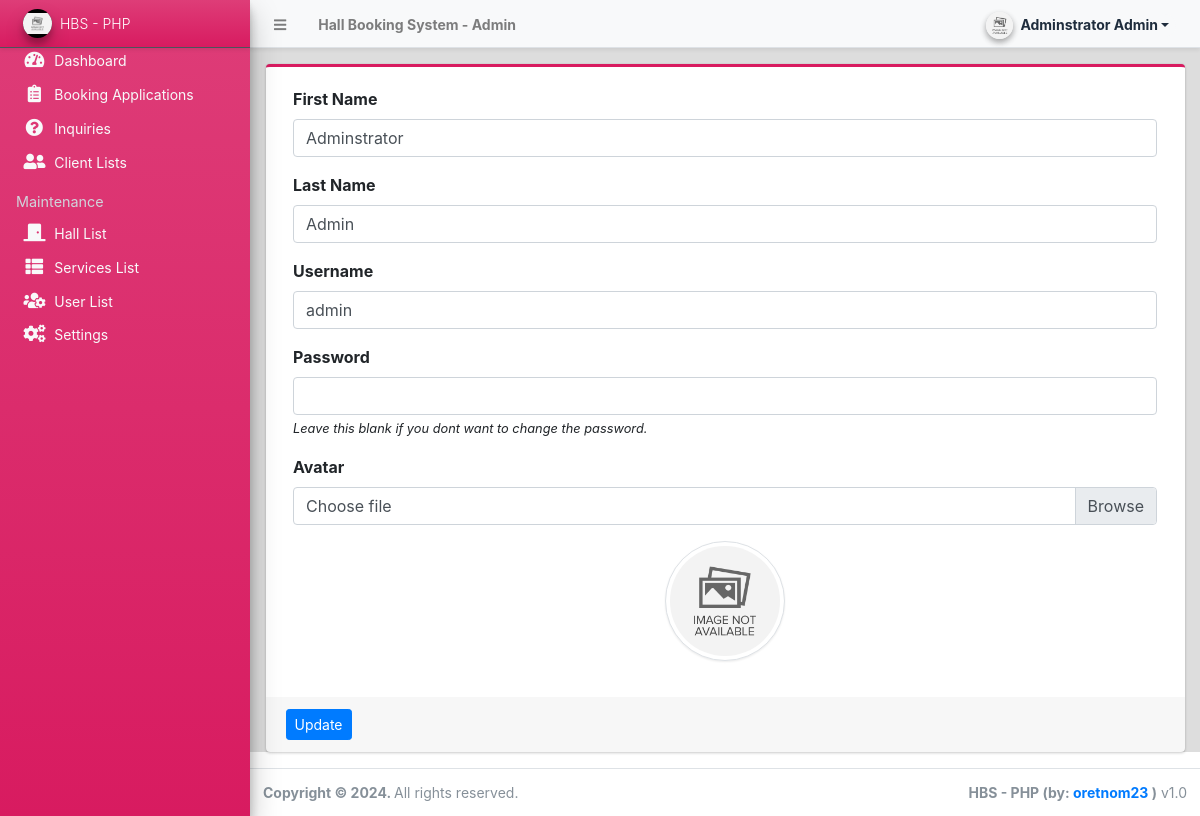
The app's page /admin/?page=user (signed in) with its own data.
### tables this page shows
CREATE TABLE `users` (
  `id` int(50) NOT NULL,
  `firstname` varchar(250) NOT NULL,
  `middlename` text DEFAULT NULL,
  `lastname` varchar(250) NOT NULL,
  `username` text NOT NULL,
  `password` text NOT NULL,
  `avatar` text DEFAULT NULL,
  `last_login` datetime DEFAULT NULL,
  `type` tinyint(1) NOT NULL DEFAULT 0,
  `status` int(1) NOT NULL DEFAULT 1 COMMENT '0=not verified, 1 = verified',
  `date_added` datetime NOT NULL DEFAULT current_timestamp(),
  `date_updated` datetime DEFAULT NULL ON UPDATE current_timestamp()
);

### config.php (called while the page is built, shortened)
<?php
require_once('classes/DBConnection.php');
require_once('classes/SystemSettings.php');
function validate_image($file){
	if(!empty($file)){
        $ex = explode('?',$file);
        $file = $ex[0];
        $param =  isset($ex[1]) ? '?'.$ex[1]  : '';
		if(is_file(base_app.$file)){
			return base_url.$file.$param;
		}else{
			return base_url.'dist/img/no-image-available.png';
		}
	}else{
		return base_url.'dist/img/no-image-available.png';
	}
}
function isMobileDevice(){
    $aMobileUA = array(
        '/iphone/i' => 'iPhone',
        '/ipod/i' => 'iPod',
        '/ipad/i' => 'iPad',
        '/android/i' => 'Android',
        '/blackberry/i' => 'BlackBerry',
        '/webos/i' => 'Mobile'
    );
    return false;
}
?>

### classes/DBConnection.php (called while the page is built, shortened)
<?php
class DBConnection{
    private $host = DB_SERVER;
    private $username = DB_USERNAME;
    private $password = DB_PASSWORD;
    private $database = DB_NAME;
    public $conn;
    public function __construct(){
        if (!isset($this->conn)) {
            $this->conn = new mysqli($this->host, $this->username, $this->password, $this->database);
        }
    }
}
?>

### classes/SystemSettings.php (called while the page is built, shortened)
<?php
class SystemSettings extends DBConnection{
	function userdata($field = ''){
		if(!empty($field)){
			if(isset($_SESSION['userdata'][$field]))
				return $_SESSION['userdata'][$field];
			else
				return null;
		}else{
			return false;
		}
	}
	function info($field=''){
		if(!empty($field)){
			if(isset($_SESSION['system_info'][$field]))
				return $_SESSION['system_info'][$field];
			else
				return false;
		}else{
			return false;
		}
	}
}
$_settings = new SystemSettings();
?>

### admin/user/index.php (the view, shortened to what this page needs)
<?php
$user = $conn->query("SELECT * FROM users where id ='".$_settings->userdata('id')."'");
foreach($user->fetch_array() as $k =>$v){
	$meta[$k] = $v;
}
?>
<div class="card card-outline card-maroon">
	<div class="card-body">
		<div class="container-fluid">
			<form action="" id="manage-user">
				<div class="form-group">
					<label for="name">First Name</label>
					<input type="text" name="firstname" id="firstname" class="form-control" value="<?php echo isset($meta['firstname']) ? $meta['firstname']: '' ?>" required>
				</div>
				<div class="form-group">
					<label for="name">Last Name</label>
					<input type="text" name="lastname" id="lastname" class="form-control" value="<?php echo isset($meta['lastname']) ? $meta['lastname']: '' ?>" required>
				</div>
				<div class="form-group">
					<label for="username">Username</label>
					<input type="text" name="username" id="username" class="form-control" value="<?php echo isset($meta['username']) ? $meta['username']: '' ?>" required  autocomplete="off">
				</div>
				<div class="form-group">
					<label for="password">Password</label>
					<input type="password" name="password" id="password" class="form-control" value="" autocomplete="off">
					<small><i>Leave this blank if you dont want to change the password.</i></small>
				</div>
				<div class="form-group">
					<label for="" class="control-label">Avatar</label>
					<div class="custom-file">
		              <label class="custom-file-label" for="customFile">Choose file</label>
		            </div>
				</div>
				<div class="form-group d-flex justify-content-center">
					<img src="<?php echo validate_image(isset($meta['avatar']) ? $meta['avatar'] :'') ?>" alt="" id="cimg" class="img-fluid img-thumbnail">
				</div>
			</form>
		</div>
	</div>
	<div class="card-footer">
			<div class="col-md-12">
				<div class="row">
					<button class="btn btn-sm btn-primary" form="manage-user">Update</button>
				</div>
			</div>
		</div>
</div>

### admin/index.php (shortened to what this page needs)
<?php require_once('../config.php'); ?>
 <!DOCTYPE html>
<html lang="en" class="" style="height: auto;">
<?php require_once('inc/header.php') ?>
  <body class="sidebar-mini layout-fixed control-sidebar-slide-open layout-navbar-fixed sidebar-mini-md sidebar-mini-xs" data-new-gr-c-s-check-loaded="14.991.0" data-gr-ext-installed="" style="height: auto;">
    <div class="wrapper">
     <?php require_once('inc/topBarNav.php') ?>
     <?php require_once('inc/navigation.php') ?>
     <?php $page = isset($_GET['page']) ? $_GET['page'] : 'home';  ?>
      <div class="content-wrapper pt-3" style="min-height: 567.854px;">
        <section class="content">
          <div class="container-fluid">
            <?php
              if(!file_exists($page.".php") && !is_dir($page)){
                  include '404.html';
              }else{
                if(is_dir($page))
                  include $page.'/index.php';
                else
                  include $page.'.php';
              }
            ?>
          </div>
        </section>
      </div>
      <?php require_once('inc/footer.php') ?>
  </body>
</html>

### admin/inc/header.php (shortened to what this page needs)
<head>
    <link rel="stylesheet" href="<?php echo base_url ?>plugins/fontawesome-free/css/all.min.css">
    <link rel="stylesheet" href="<?php echo base_url ?>plugins/tempusdominus-bootstrap-4/css/tempusdominus-bootstrap-4.min.css">
  <link rel="stylesheet" href="<?php echo base_url ?>plugins/datatables-bs4/css/dataTables.bootstrap4.min.css">
  <link rel="stylesheet" href="<?php echo base_url ?>plugins/datatables-responsive/css/responsive.bootstrap4.min.css">
  <link rel="stylesheet" href="<?php echo base_url ?>plugins/datatables-buttons/css/buttons.bootstrap4.min.css">
  <link rel="stylesheet" href="<?php echo base_url ?>plugins/select2/css/select2.min.css">
  <link rel="stylesheet" href="<?php echo base_url ?>plugins/select2-bootstrap4-theme/select2-bootstrap4.min.css">
    <link rel="stylesheet" href="<?php echo base_url ?>plugins/icheck-bootstrap/icheck-bootstrap.min.css">
    <link rel="stylesheet" href="<?php echo base_url ?>plugins/jqvmap/jqvmap.min.css">
    <link rel="stylesheet" href="<?php echo base_url ?>plugins/fullcalendar/main.css">
    <link rel="stylesheet" href="<?php echo base_url ?>dist/css/adminlte.css">
    <link rel="stylesheet" href="<?php echo base_url ?>dist/css/custom.css">
    <link rel="stylesheet" href="<?php echo base_url ?>plugins/overlayScrollbars/css/OverlayScrollbars.min.css">
    <link rel="stylesheet" href="<?php echo base_url ?>plugins/daterangepicker/daterangepicker.css">
    <link rel="stylesheet" href="<?php echo base_url ?>plugins/summernote/summernote-bs4.min.css">
  <link rel="stylesheet" href="<?php echo base_url ?>plugins/sweetalert2-theme-bootstrap-4/bootstrap-4.min.css">
  </head>

### admin/inc/topBarNav.php (shortened to what this page needs)
<nav class="main-header navbar navbar-expand navbar-light text-sm shadow-sm">
  <ul class="navbar-nav">
    <li class="nav-item">
    <a class="nav-link" data-widget="pushmenu" href="#" role="button"><i class="fas fa-bars"></i></a>
    </li>
    <li class="nav-item d-none d-sm-inline-block">
      <a href="<?php echo base_url ?>" class="nav-link"><b><?php echo (!isMobileDevice()) ? $_settings->info('name'):$_settings->info('short_name'); ?> - Admin</b></a>
    </li>
  </ul>
  <ul class="navbar-nav ml-auto">
    <li class="nav-item">
      <div class="btn-group nav-link">
            <button type="button" class="btn btn-rounded badge badge-light dropdown-toggle dropdown-icon" data-toggle="dropdown">
              <span><img src="<?php echo validate_image($_settings->userdata('avatar')) ?>" class="img-circle elevation-2 user-img" alt="User Image"></span>
              <span class="ml-3"><?php echo ucwords($_settings->userdata('firstname').' '.$_settings->userdata('lastname')) ?></span>
            </button>
        </div>
    </li>
  </ul>
</nav>

### admin/inc/navigation.php (shortened to what this page needs)
<aside class="main-sidebar sidebar-dark-light elevation-4 sidebar-no-expand bg-gradient-maroon">
  <a href="<?php echo base_url ?>admin" class="brand-link bg-transparent text-sm shadow-sm bg-gradient-maroon">
  <img src="<?php echo validate_image($_settings->info('logo'))?>" alt="Store Logo" class="brand-image img-circle elevation-3 bg-black" style="width: 1.8rem;height: 1.8rem;max-height: unset;object-fit:scale-down;object-position:center center">
  <span class="brand-text font-weight-light"><?php echo $_settings->info('short_name') ?></span>
  </a>
  <div class="sidebar os-host os-theme-light os-host-overflow os-host-overflow-y os-host-resize-disabled os-host-transition os-host-scrollbar-horizontal-hidden">
    <div class="os-content-glue" style="margin: 0px -8px; width: 249px; height: 646px;"></div>
    <div class="os-padding">
      <div class="os-viewport os-viewport-native-scrollbars-invisible" style="overflow-y: scroll;">
        <div class="os-content" style="padding: 0px 8px; height: 100%; width: 100%;">
          <nav class="">
             <ul class="nav nav-pills nav-sidebar flex-column text-sm nav-compact nav-flat nav-child-indent nav-collapse-hide-child text-dark" data-widget="treeview" role="menu" data-accordion="false">
              <li class="nav-item dropdown">
                <a href="./" class="nav-link text-light nav-home">
                  <i class="nav-icon fas fa-tachometer-alt"></i>
                  <p>
                    Dashboard
                  </p>
                </a>
              </li>
              <li class="nav-item">
                <a href="<?php echo base_url ?>admin/?page=bookings" class="nav-link text-light nav-bookings">
                  <i class="nav-icon fas fa-clipboard-list"></i>
                  <p>
                    Booking Applications
                  </p>
                </a>
              </li>
              <li class="nav-item">
                <a href="<?php echo base_url ?>admin/?page=inquiries" class="nav-link text-light nav-inquiries">
                  <i class="nav-icon fas fa-question-circle"></i>
                  <p>
                    Inquiries
                  </p>
                </a>
              </li>
              <li class="nav-item">
                <a href="<?php echo base_url ?>admin/?page=clients" class="nav-link text-light nav-clients">
                  <i class="nav-icon fas fa-user-friends"></i>
                  <p>
                    Client Lists
                  </p>
                </a>
              </li>
              <?php if($_settings->userdata('type') == 1): ?>
              <li class="nav-header">Maintenance</li>
              <li class="nav-item dropdown">
                <a href="<?php echo base_url ?>admin/?page=halls" class="nav-link text-light nav-halls">
                  <i class="nav-icon fas fa-door-closed"></i>
                  <p>
                    Hall List
                  </p>
                </a>
              </li>
              <li class="nav-item dropdown">
                <a href="<?php echo base_url ?>admin/?page=services" class="nav-link text-light nav-packages">
                  <i class="nav-icon fas fa-th-list"></i>
                  <p>
                    Services List
                  </p>
                </a>
              </li>
              <li class="nav-item dropdown">
                <a href="<?php echo base_url ?>admin/?page=user/list" class="nav-link text-light nav-user_list">
                  <i class="nav-icon fas fa-users-cog"></i>
                  <p>
                    User List
                  </p>
                </a>
              </li>
              <li class="nav-item dropdown">
                <a href="<?php echo base_url ?>admin/?page=system_info" class="nav-link text-light nav-system_info">
                  <i class="nav-icon fas fa-cogs"></i>
                  <p>
                    Settings
                  </p>
                </a>
              </li>
              <?php endif; ?>
            </ul>
          </nav>
        </div>
      </div>
    </div>
  </div>
</aside>

### admin/inc/footer.php (shortened to what this page needs)
<footer class="main-footer text-sm">
        <strong>Copyright © <?php echo date('Y') ?>.
        </strong>
        All rights reserved.
        <div class="float-right d-none d-sm-inline-block">
          <b><?php echo $_settings->info('short_name') ?> (by: <a href="mailto:oretnom23@gmail.com" target="blank">oretnom23</a> )</b> v1.0
        </div>
      </footer>
    </div>

### admin/inc/topBarNav.php (style rules this page uses)
.user-img { position: absolute; height: 27px; width: 27px; object-fit: cover; left: -7%; top: -12%; }
.btn-rounded { border-radius: 50px; }

### admin/user/index.php (style rules this page uses)
img#cimg { height: 15vh; width: 15vh; object-fit: cover; border-radius: 100% 100%; }

### records on screen
users: firstname "Adminstrator", lastname "Admin", username "admin"

### other values on screen
$_settings->info('name') "Hall Booking System"
$_settings->userdata('firstname').' '.$_settings->userdata('lastname') "Adminstrator Admin"
$_settings->info('short_name') "HBS - PHP"
